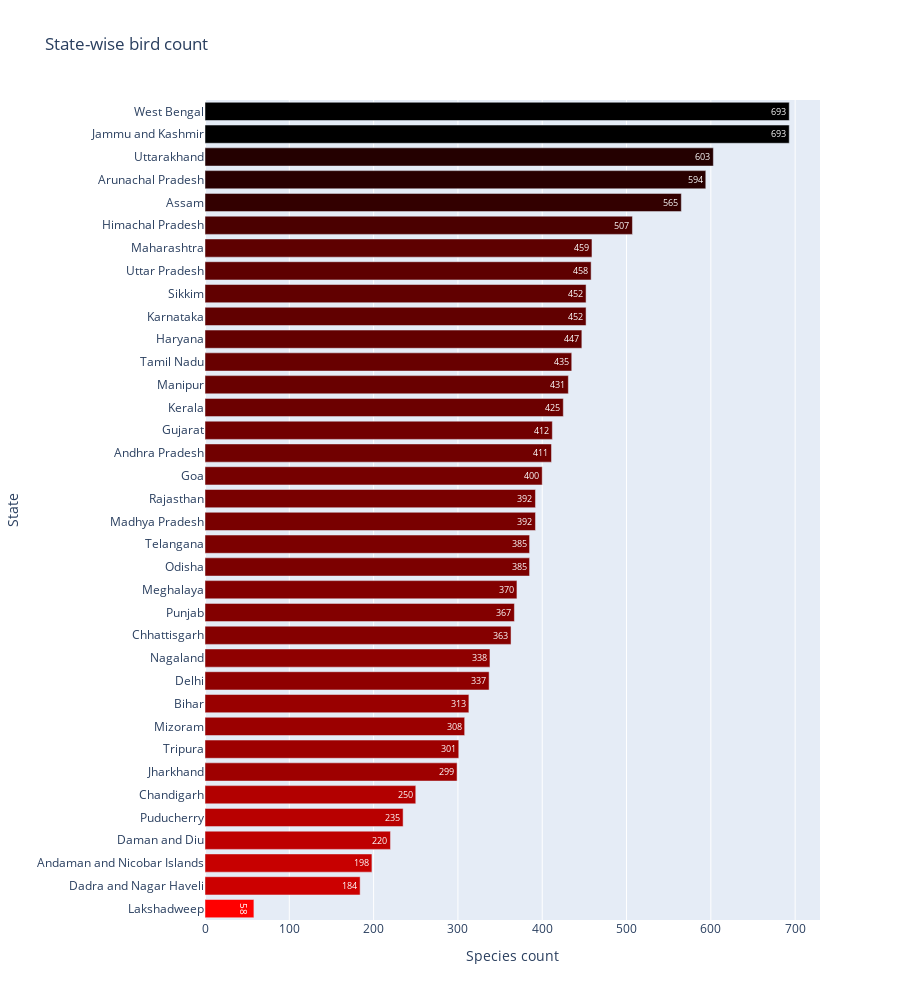

The notebook cell this image was saved under:
### Markdown cell above
# 2. Plot no. of species found in each state or union territory

### Code cell
all_birds_vis = all_birds.groupby(by='source').count().reset_index().sort_values(by='Unnamed: 0', ascending=True)

fig_type = px.bar(all_birds_vis,  x ='Unnamed: 0', y= 'source',
                title= 'State-wise bird count',
                color = 'Unnamed: 0' , color_continuous_scale=['red','black'], text='Unnamed: 0')
#Axis titles
fig_type.update_layout(xaxis_title="Species count", yaxis_title='State')
#Remove colorbar
fig_type.update_coloraxes(showscale=False)
# Set the height of the figure to scale
fig_type.update_layout(height=1000)
fig_type.show()

### Figure 1 — Plotly figure (JSON) as saved in the notebook; plotly's stock layout.template omitted (floating-point values rounded to 4 significant figures)
{"data": [{"alignmentgroup": "True", "hovertemplate": "Unnamed: 0=%{marker.color}<br>source=%{y}<extra></extra>", "legendgroup": "", "marker": {"color": [58, 184, 198, 220, 235, 250, 299, 301, 308, 313, 337, 338, 363, 367, 370, 385, 385, 392, 392, 400, 411, 412, 425, 431, 435, 447, 452, 452, 458, 459, 507, 565, 594, 603, 693, 693], "coloraxis": "coloraxis", "pattern": {"shape": ""}}, "name": "", "offsetgroup": "", "orientation": "h", "showlegend": false, "text": [58, 184, 198, 220, 235, 250, 299, 301, 308, 313, 337, 338, 363, 367, 370, 385, 385, 392, 392, 400, 411, 412, 425, 431, 435, 447, 452, 452, 458, 459, 507, 565, 594, 603, 693, 693], "textposition": "auto", "type": "bar", "x": [58, 184, 198, 220, 235, 250, 299, 301, 308, 313, 337, 338, 363, 367, 370, 385, 385, 392, 392, 400, 411, 412, 425, 431, 435, 447, 452, 452, 458, 459, 507, 565, 594, 603, 693, 693], "xaxis": "x", "y": ["Lakshadweep", "Dadra and Nagar Haveli", "Andaman and Nicobar Islands", "Daman and Diu", "Puducherry", "Chandigarh", "Jharkhand", "Tripura", "Mizoram", "Bihar", "Delhi", "Nagaland", "Chhattisgarh", "Punjab", "Meghalaya", "Odisha", "Telangana", "Madhya Pradesh", "Rajasthan", "Goa", "Andhra Pradesh", "Gujarat", "Kerala", "Manipur", "Tamil Nadu", "Haryana", "Karnataka", "Sikkim", "Uttar Pradesh", "Maharashtra", "Himachal Pradesh", "Assam", "Arunachal Pradesh", "Uttarakhand", "Jammu and Kashmir", "West Bengal"], "yaxis": "y"}], "layout": {"barmode": "relative", "coloraxis": {"colorbar": {"title": {"text": "Unnamed: 0"}}, "colorscale": [[0, "red"], [1, "black"]], "showscale": false}, "height": 1000, "legend": {"tracegroupgap": 0}, "title": {"text": "State-wise bird count"}, "xaxis": {"anchor": "y", "domain": [0, 1], "title": {"text": "Species count"}}, "yaxis": {"anchor": "x", "domain": [0, 1], "title": {"text": "State"}}}}
